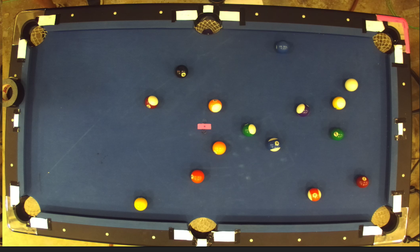
%> input picture Photos/Zed_distorted.png, 420 x 252 px, shrunk from 910 x 545 before the run
$ octave --eval "PossibleShots(imread('../Photos/Zed_distorted.png'));"   (GNU Octave 9; MATLAB toolbox functions it lacks are replaced by stand-ins)
%> lines starting %> are read from the running program, lines starting %| are printed output that depends on the picture; in (x1, y1, x2, y2) boxes, pixels count from 0 and x2, y2 are one past the last pixel; in counts of white or black regions, pixels touching at a corner belong together; the program's own positions count from 1
### FunctionsSeperated/identi_que.m
function [center_x,center_y] = identi_que(RGB)
%createMask  Threshold RGB image using auto-generated code from colorThresholder app.
%  [BW,MASKEDRGBIMAGE] = createMask(RGB) thresholds image RGB using
%  auto-generated code from the colorThresholder app. The colorspace and
%  range for each channel of the colorspace were set within the app. The
%  segmentation mask is returned in BW, and a composite of the mask and
%  original RGB images is returned in maskedRGBImage.

% Ball que
%------------------------------------------------------


%OR\L*A*B
I = rgb2lab(RGB);

% Define thresholds for channel 1 based on histogram settings
channel1Min = 46.202;
channel1Max = 94.421;

% Define thresholds for channel 2 based on histogram settings
channel2Min = -17.862;
channel2Max = 6.157;

% Define thresholds for channel 3 based on histogram settings
channel3Min = 1.236;
channel3Max = 51.835;

% Create mask based on chosen histogram thresholds
sliderBW = (I(:,:,1) >= channel1Min ) & (I(:,:,1) <= channel1Max) & ...
    (I(:,:,2) >= channel2Min ) & (I(:,:,2) <= channel2Max) & ...
    (I(:,:,3) >= channel3Min ) & (I(:,:,3) <= channel3Max);
BW = sliderBW;

% Initialize output masked image based on input image.
maskedRGBImage = RGB;

% Set background pixels where BW is false to zero.
maskedRGBImage(repmat(~BW,[1 1 3])) = 0;
%%
%ball que
%{
    % Convert RGB image to chosen color space
    I = rgb2hsv(img);
    % Define thresholds for channel 1 based on histogram settings
    channel1Min = 0.991;
    channel1Max = 0.271;
    % Define thresholds for channel 2 based on histogram settings
    channel2Min = 0.000;
    channel2Max = 0.836;
    % Define thresholds for channel 3 based on histogram settings
    channel3Min = 0.610;
    channel3Max = 0.979;
    % Create mask based on chosen histogram thresholds
    sliderBW = ( (I(:,:,1) >= channel1Min) | (I(:,:,1) <= channel1Max) ) & ...
        (I(:,:,2) >= channel2Min ) & (I(:,:,2) <= channel2Max) & ...
        (I(:,:,3) >= channel3Min ) & (I(:,:,3) <= channel3Max);
    BW = sliderBW;
    % Initialize output masked image based on input image.
    maskedRGBImage= img;
    % Set background pixels where BW is false to zero.
    maskedRGBImage(repmat(~BW,[1 1 3])) = 0;
%}
[c, r, m] = imfindcircles(maskedRGBImage,[30 50],'Sensitivity', .9, 'EdgeThreshold', .2);
try
    cSelect = c(2,:);
    rSelect = r(2);
    mSelect = m(2);
catch
    disp('No Que_ball Detected')


end
center_x=cSelect(1);
center_y=cSelect(2);
end

### FunctionsSeperated/PossibleShots.m
function PossibleShots(img)
%%
global ball_d bumper_w mm2pixel pixel2mm ballInfo pocket O A Ts
%Shot Determine
%d = imdistline;
[c, r, m] = imfindcircles(img,[30 50],'Sensitivity', .9, 'EdgeThreshold', .2);
%> c = [210.5 126.5]; r = 30; m = 0.00427
viscircles(c, r,'Color','b');
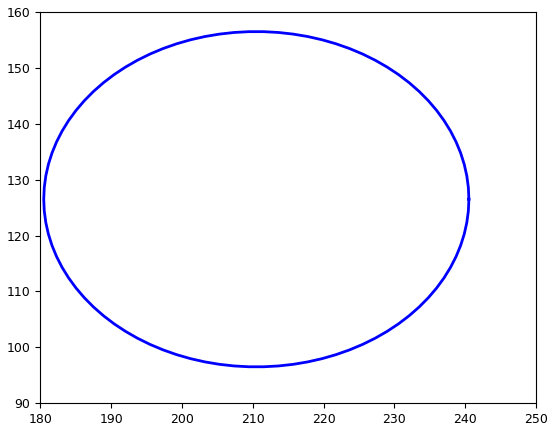
%> figure redrawn from the program's plot data

color = {[0 0 0];[1 0 0];[0.4660 0.6740 0.1880];[0 0 1];[0.8500 0.3250 0.0980];[1 0 1]}; %color matrix
img_size=size(rgb2gray(img));
%> img_size = [252 420]
count=1;
for i=1:length(c)
    balls{i,16}=0;
    if i==1
        balls{1,i}=i;
        %set que at this position
        [balls{i,2},balls{i,3}]=identi_que(img);
        balls{i,4} = [0 0 0 0 0 0];
        balls{i,5} = [0 0 0 0 0 0];
        balls{i,6} = [0 0 0 0 0 0];
        balls{i,7} = [0 0 0 0 0 0];
        balls{i,8} = [0 0 0 0 0 0];
        balls{i,9} = [0 0 0 0 0 0];
        balls{i,10} = [0 0 0 0 0 0];
        %used to find unit vector for cue ball directio
        balls{i,11} = [0 0 0 0 0 0];
        balls{i,12} = [0 0 0 0 0 0];
        balls{i,13} = [0 0 0 0 0 0];
        balls{i,14} = [0 0 0 0 0 0];
        balls{i,15} = [0 0 0 0 0 0];
    else
        balls{i,1}=i;           %Ball number
        balls{i,2}=c(i,1);      %Ball [x y]
        balls{i,3}=c(i,2);      %Ball y
        for j = 1:6

            %mag
            balls{i,4} = [balls{i,4} sqrt((pocket(j,1)-balls{i,2})^2+(pocket(j,2)-balls{i,3})^2)];
            %unitvector from pocket 2 target ball
            balls{i,5} = [balls{i,5}  (balls{i,2}-pocket(j,1))/balls{i,4}(j)];%vectx
            balls{i,6} = [balls{i,6}  (balls{i,3}-pocket(j,2))/balls{i,4}(j)];%vecty
            %find new location for cue ball
            balls{i,7} = [balls{i,7}  balls{i,2}+ball_d*balls{i,5}(j)];%TargetX
            balls{i,8} = [balls{i,8}  balls{i,3}+ball_d*balls{i,6}(j)];%target Y
            %used to find unit vector from target ball to pocket
            balls{i,9} = [balls{i,9}  (pocket(j,1)-balls{i,2}) / (balls{i,4}(j))];%vectortoPocketX
            balls{i,10} = [balls{i,10}  (pocket(j,2)-balls{i,3}) / (balls{i,4}(j))];%   vectortoPocketY
            %used to find unit vector for cue ball directio
            balls{i,11} = [balls{i,11}  sqrt((balls{i,7}(j)-balls{1,2})^2+(balls{i,8}(j)-balls{1,3})^2)]; %distance cue ball travel
            balls{i,12} = [balls{i,12}  (balls{i,7}(j)-balls{1,2})/(balls{i,11}(j))]; %distance cue ball travelx
            balls{i,13} = [balls{i,13}  (balls{i,8}(j)-balls{1,3})/(balls{i,11}(j))]; %distance cue ball travely
            %angle
            balls{i,14} = [balls{i,14}  acosd(dot([balls{i,12}(j) balls{i,13}(j)],[balls{i,9}(j) balls{i,10}(j)]))];
%%
            if balls{i,14}(j)<85%test if each shot can make contact at less than 85 deg
                %next will test if Ghost ball will exceed boundries since item is abritary
                if ((([balls{i,7}(j),balls{i,8}(j)]) >=(img_size./2))==[1 1])%bottom right
                    %balls{i,16}=[balls{i,16}  4];
                    %target ball center is in bottom right of img so tb_x or tb_y cant be
                    %greater than bottom right pockets x,y
                    if (balls{i,7}(j)>pocket(2,1)|balls{i,8}(j)>pocket(2,2))%bottom right
                        balls{i,15}=[balls{i,15} 0];%shotpossible==FALSE
                    else
                        balls{i,15}=[balls{i,15} 1];%not eliminated yet
                    end
                elseif((([balls{i,7}(j),balls{i,8}(j)])>=(img_size./2))==[1 0])% top right
                    %balls{i,16}=[balls{i,16} 1];
                    if (balls{i,7}(j)>pocket(1,1)|balls{i,8}(j)<pocket(1,2))%check if GB exceeds boundries
                        balls{i,15}=[balls{i,15}  0];%shotpossible==FALSE
                    else
                        balls{i,15}=[balls{i,15}  1];%not eliminated yet
                    end
                elseif((([balls{i,7}(j),balls{i,8}(j)])>=(img_size./2))==[0 0])%top left
                    %balls{i,16}=[balls{i,16}  2];
                    if (balls{i,7}(j)<pocket(5,1)|balls{i,8}(j)<pocket(5,2))%check if GB exceeds boundries
                        balls{i,15}=[balls{i,15}  0];%shotpossible==FALSE
                    else
                        balls{i,15}=[balls{i,15}  1];%not eliminated yet
                    end
                else%bottom left [0 1]
                    %balls{i,16}=[balls{i,16}  1];
                    if (balls{i,7}(j)<pocket(4,1)|balls{i,8}(j)>pocket(4,2))%check if GB exceeds boundries
                        balls{i,15}=[balls{i,15} ; 0];%shotpossible==FALSE
                    else
                        balls{i,15}=[balls{i,15}  1];%not eliminated yet
                    end
                end
            else
                balls{i,15}=[balls{i,15}  0];%
            end
            %%
            if balls{i,15}(j)==1

                line([c(1,1),balls{i,7}(j)],[c(1,2),balls{i,8}(j)],'Color',color{j},'LineWidth',2); %line from cue to target cue center
                viscircles([balls{i,7}(j) balls{i,8}(j)] , ball_d/2, 'Color', color{j}, 'LineStyle', '--');
                waitkeyin=input('enter to go to next step:');
                line([pocket(j,1),c(i,1)], [pocket(j,2),c(i,2)],'Color', color{j},'LineWidth',2); %draw pocket to target ball center line
                line([c(i,1),balls{i,7}(j)],[c(i,2),balls{i,8}(j)],'Color',color{j},'LineWidth',2); %line add behind target direction
                O=acosd(dot([0 1],[balls{i,12}(j) balls{i,13}(j)]));
                disp(['angle between vectors cue2ghost and ghost2pocket: ' num2str(balls{i,14}(j)) ', magnitude of cue ball: ' num2str(balls{i,11}(j))])
                A=15;
                Ts=90;
                disp(['O: ' num2str(O) ', A: ' num2str(A) ', T: ' num2str(Ts)])
                waitkeyin=input('enter to go to next step:');
                %PossibleShot{count,1}=balls{i,9} balls{i,10}

            end
        end
    end
end
%> this loop made 1 pass
%> (channel1Min in identi_que, channel1Max in identi_que, channel2Min in identi_que, channel2Max in identi_que, channel3Min in identi_que, channel3Max in identi_que, c in identi_que, r in identi_que) on pass 1: (46.2, 94.42, -17.86, 6.16, 1.24, 51.84, [210.5 126.5], 45.25)
%| No Que_ball Detected
%> pass 1, in identi_que, `sliderBW = (I(:,:,1) >= channel1Min ) & (I(:,:,1) <= channel1Max) & (I..`:
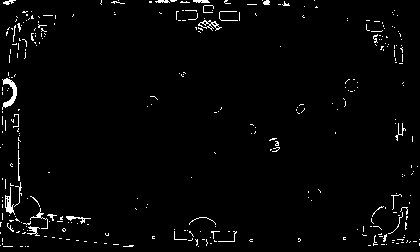
%> sliderBW: size 252x420 logical; 2.3% white in thin lines or dots
%> the run ends on the next line
ballInfo=cell2table(balls);
ballInfo.Properties.VariableNames={'num','x','y','p2gb_mag','p2gb_vectX','p2gb_vect_Y','ghost_x','ghost_y','gb2p_x','gb2p_y','cue_mag','cue_magX','cue_magY','angle','Possible','Bullshit Col'};


end

$ run again, on Photos/image_0002.png
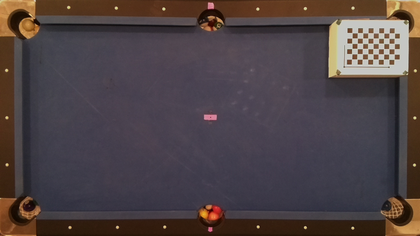
%> input picture Photos/image_0002.png, 420 x 236 px, shrunk from 1280 x 720 before the run
%> in PossibleShots, `[c, r, m] = imfindcircles(img,[30 50],'Sensitivity', .9, 'EdgeThreshol..`: c = [210.5 118.5]; r = 30; m = 0
%> in PossibleShots, `viscircles(c, r,'Color','b');`:
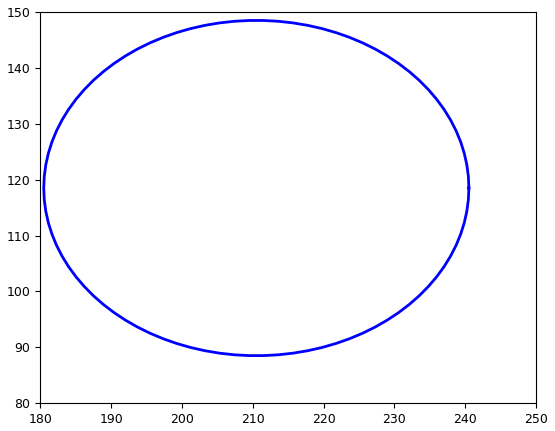
%> figure redrawn from the program's plot data
%> img_size = [236 420]
%> the loop in PossibleShots, `for i=1:length(c)` made 1 pass
%> (channel1Min in identi_que, channel1Max in identi_que, channel2Min in identi_que, channel2Max in identi_que, channel3Min in identi_que, channel3Max in identi_que, c in identi_que, r in identi_que) on pass 1: (46.2, 94.42, -17.86, 6.16, 1.24, 51.84, [210.5 118.5], 30)
%> (printed output is left out)
%> pass 1, in identi_que, `sliderBW = (I(:,:,1) >= channel1Min ) & (I(:,:,1) <= channel1Max) & (I..`:
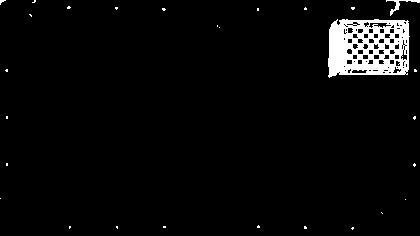
%> sliderBW: size 236x420 logical; 3.8% white; 28 white regions (26 under 20 px), largest, box (x1, y1, x2, y2) and area: (328, 19, 410, 78) 3452, (386, 0, 420, 16) 106
